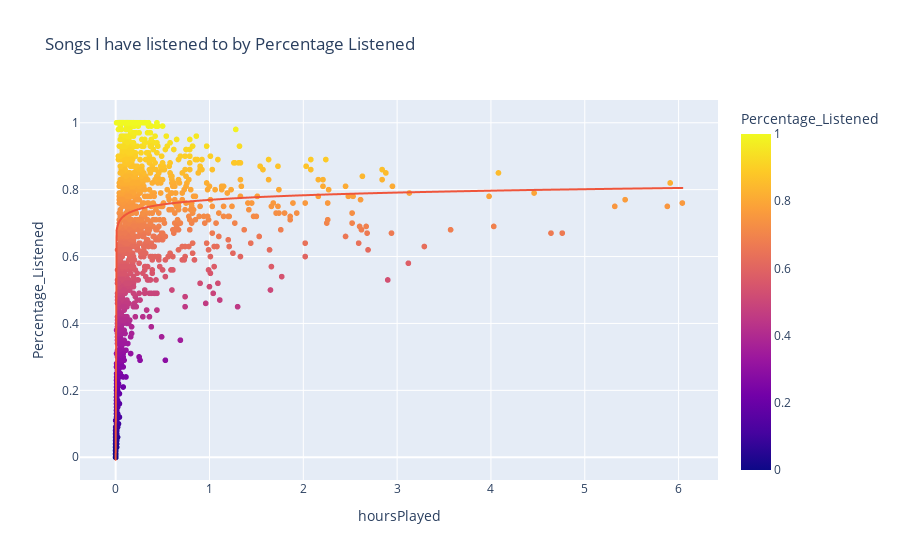

The code cell stored with this chart in its notebook:
### Code cell
hovertemplate = "Track: %{customdata[0]} <br>Hours Played: %{customdata[1]} <br>Percentage: %{customdata[2]} </br>"
fig = px.scatter(df, x='hoursPlayed', y='Percentage_Listened', color = 'Percentage_Listened', custom_data = ['trackName', 'hoursPlayed', 'Percentage_Listened'], trendline='ols', trendline_options=dict(log_x=True), title='Songs I have listened to by Percentage Listened')
fig.update_traces(hovertemplate=hovertemplate)
fig.show()

### Figure 1 — Plotly figure (JSON) as saved in the notebook; plotly's stock layout.template omitted (floating-point values rounded to 4 significant figures; data arrays with more than 128 entries replaced by an {"elided": "..."} marker saying what was removed)
{"data": [{"customdata": {"elided": "1830x3 mixed values"}, "hovertemplate": "Track: %{customdata[0]} <br>Hours Played: %{customdata[1]} <br>Percentage: %{customdata[2]} </br>", "legendgroup": "", "marker": {"color": {"elided": "1830 float values"}, "coloraxis": "coloraxis", "symbol": "circle"}, "mode": "markers", "name": "", "showlegend": false, "type": "scattergl", "x": {"elided": "1830 float values"}, "xaxis": "x", "y": {"elided": "1830 float values"}, "yaxis": "y"}, {"hovertemplate": "Track: %{customdata[0]} <br>Hours Played: %{customdata[1]} <br>Percentage: %{customdata[2]} </br>", "legendgroup": "", "marker": {"symbol": "circle"}, "mode": "lines", "name": "", "showlegend": false, "type": "scattergl", "x": {"elided": "1830 float values"}, "xaxis": "x", "y": {"elided": "1830 float values"}, "yaxis": "y"}], "layout": {"coloraxis": {"colorbar": {"title": {"text": "Percentage_Listened"}}, "colorscale": [[0, "#0d0887"], [0.1111, "#46039f"], [0.2222, "#7201a8"], [0.3333, "#9c179e"], [0.4444, "#bd3786"], [0.5556, "#d8576b"], [0.6667, "#ed7953"], [0.7778, "#fb9f3a"], [0.8889, "#fdca26"], [1, "#f0f921"]]}, "legend": {"tracegroupgap": 0}, "title": {"text": "Songs I have listened to by Percentage Listened"}, "xaxis": {"anchor": "y", "domain": [0, 1], "title": {"text": "hoursPlayed"}}, "yaxis": {"anchor": "x", "domain": [0, 1], "title": {"text": "Percentage_Listened"}}}}
